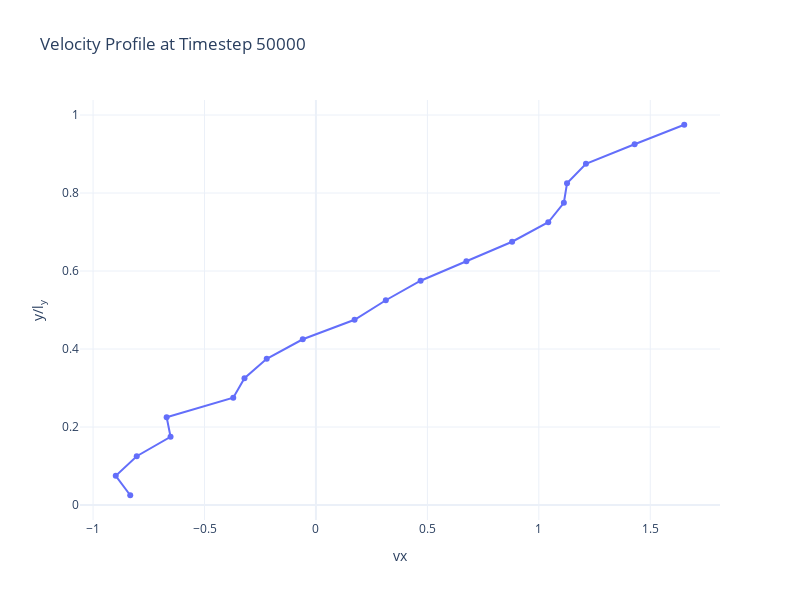

The cell this chart's notebook holds for it:
### Code cell
plot_vx(50000)

### Figure 1 — Plotly figure (JSON) as saved in the notebook; plotly's stock layout.template omitted (floating-point values rounded to 4 significant figures)
{"data": [{"mode": "lines+markers", "name": "Timestep 50000", "type": "scatter", "x": [-0.8332, -0.8982, -0.8041, -0.6523, -0.6699, -0.371, -0.3207, -0.2209, -0.05906, 0.1733, 0.3135, 0.4697, 0.675, 0.8801, 1.042, 1.112, 1.127, 1.212, 1.43, 1.653], "y": [0.025, 0.075, 0.125, 0.175, 0.225, 0.275, 0.325, 0.375, 0.425, 0.475, 0.525, 0.575, 0.625, 0.675, 0.725, 0.775, 0.825, 0.875, 0.925, 0.975]}], "layout": {"height": 600, "title": {"text": "Velocity Profile at Timestep 50000"}, "width": 800, "xaxis": {"title": {"text": "vx"}}, "yaxis": {"title": {"text": "y/l<sub>y</sub>"}}}}
